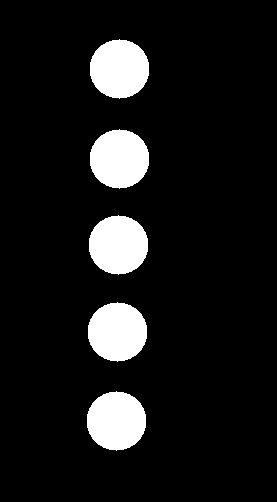
#> input picture example imgs/standard_leptin_1.tiff, 277 x 502 px, given in place of slide1_11.tiff, which was not available
$ python pattern-matching-test.py
#> lines starting #> are read from the running program, lines starting #| are printed output that depends on the picture; after the words box and inside, x2 and y2 are one past the last pixel; in counts of white or black regions, pixels touching at a corner belong together; pictures that were not available may be replaced by others from this repository, and a replacement may not be noted
# pattern matching simple

# import libraries
import numpy as np
import cv2
import sys
import csv
from operator import itemgetter

# for plotting, import these things
import numpy as np
import matplotlib.pyplot as plt
import json


arrayCoords = []
# [4 lines left out: function mouseLocationClick, not called in this run]

def pullElementsFromList(datList,argument): # use this when you have a 2d list and want a specific element from each entry
    return [thatSpecificArgument[argument] for thatSpecificArgument in datList]

# [48 lines left out: functions circleDistanceSorter, circlePixelID, not called in this run]

def cvWindow(nameOfWindow, imageToShow, keypressBool):
    print("----------Displaying: "
          + str(nameOfWindow)
          + "    ----------")
    cv2.namedWindow(nameOfWindow, cv2.WINDOW_NORMAL)
    cv2.setMouseCallback(nameOfWindow, mouseLocationClick)
    cv2.imshow(nameOfWindow, imageToShow)
    pressedKey = cv2.waitKey(0)
    cv2.destroyAllWindows()
    if keypressBool:
        return pressedKey


# read image to be analyzed
rawImg = cv2.imread('slide1_11.tiff', 0)
#> rawImg: shape (502, 277); 9.9% white; 5 white regions, box (x1, y1, x2, y2) and area: (90, 39, 149, 99) 2760, (90, 129, 149, 189) 2760, (89, 215, 148, 275) 2760, (88, 302, 147, 362) 2760, (87, 391, 146, 451) 2760

# read standard image
standard_pattern = cv2.imread('standard_leptin_1-lowc.tiff', 0)
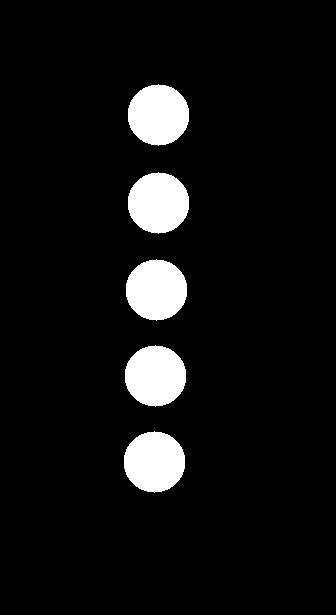
#> input picture example imgs/standard_leptin_1-lowc.tiff, 336 x 615 px
#> standard_pattern: shape (615, 336); values 0 (black) and 50 (white), 7.1% white; 5 white regions, box (x1, y1, x2, y2) and area: (128, 84, 189, 146) 2938, (128, 172, 189, 234) 2938, (126, 259, 187, 321) 2938, (125, 345, 186, 407) 2938, (124, 431, 185, 493) 2938
stdWidth, stdHeight = standard_pattern.shape[::-1]
#> stdWidth = 336; stdHeight = 615

#pattern match
res = cv2.matchTemplate(rawImg,
                        standard_pattern,
                        cv2.TM_CCORR_NORMED)
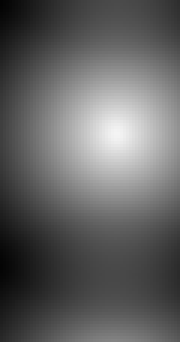
#> res: shape (114, 60) float32 (shown 3 times larger); min 0.0135, max 0.958, mean 0.389
_, max_val, _, max_loc = cv2.minMaxLoc(res)
#> max_val = 0.958; max_loc = (38, 44)

#verify that the pattern was found

bottomRightPt = (max_loc[0] + stdWidth,
                 max_loc[1] + stdHeight)
#> bottomRightPt = (374, 659)
verImg = cv2.cvtColor(rawImg.copy(), cv2.COLOR_GRAY2RGB)
#> verImg is the input picture: shape (502, 277, 3); 9.9% white; 5 white regions, box (x1, y1, x2, y2) and area: (90, 39, 149, 99) 2760, (90, 129, 149, 189) 2760, (89, 215, 148, 275) 2760, (88, 302, 147, 362) 2760, (87, 391, 146, 451) 2760
cv2.rectangle(verImg, max_loc, bottomRightPt, (0, 105, 255), 2)
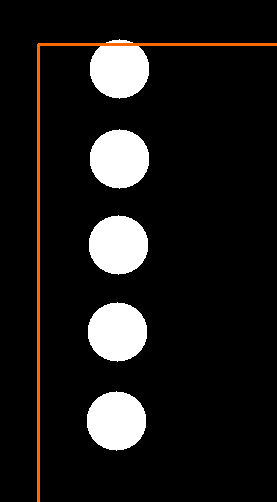
#> verImg: shape (502, 277, 3); 1.5% of pixels changed, all inside (x1, y1, x2, y2) = (37, 43, 277, 502)
# cvWindow("verification", verImg, False)

# draw in the circles defined by the dict of the circle locs
filename = "standard_leptin_1-lowc.json"
in_file = open(filename, "r")
#> (reads example imgs/standard_leptin_1-lowc.json from the repository)
circleLocs_dict = json.load(in_file)
in_file.close()

circleLocs = circleLocs_dict["spot info"]

for eachCircle in circleLocs:
    cv2.circle(verImg,
               (max_loc[0] + eachCircle[0],
                max_loc[1] + eachCircle[1]),
               eachCircle[2]+4,
               (30,30,255),
               3)
    cv2.circle(verImg,
               (max_loc[0] + eachCircle[0],
                max_loc[1] + eachCircle[1]),
               2,
               (30,30,255),
               2)
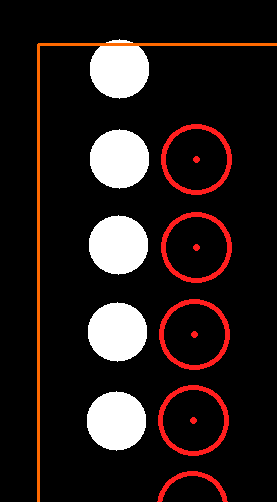
#> verImg: shape (502, 277, 3); 3.4% of pixels changed, all inside (x1, y1, x2, y2) = (157, 124, 232, 502)
cvWindow("verification", verImg, False)
#> (key Esc is pressed here)
